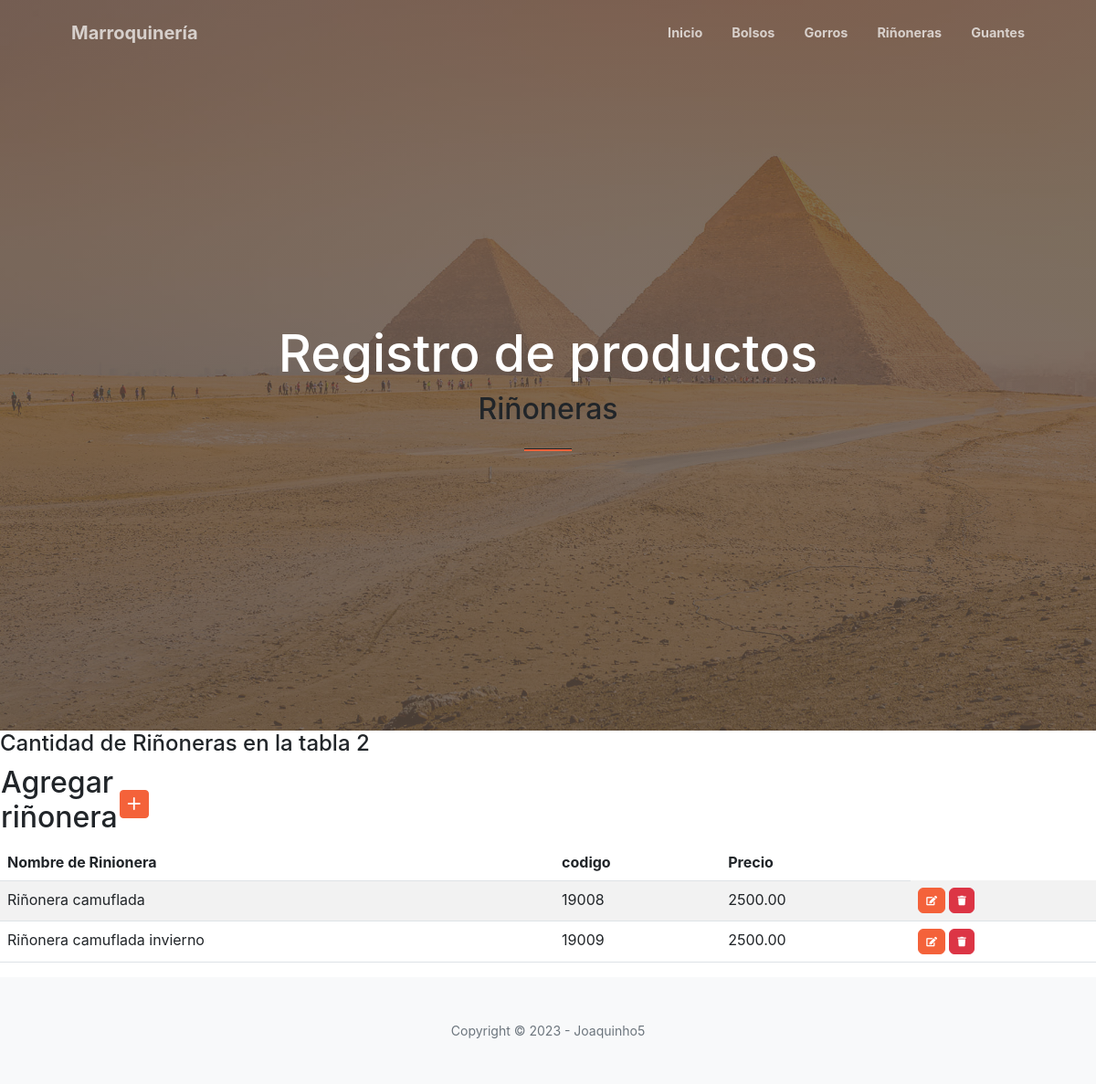
/riñoneras/, run on the app's committed database.
### aplicacion/models.py (models this page shows, shortened)
class Rinionera(models.Model):
    nombre = models.CharField(max_length=200)
    codigo = models.CharField(max_length=200)
    precio = models.DecimalField(max_digits=10, decimal_places=2)

### aplicacion/views.py (called while the page is built)
def rinionera(request):
    contexto = {'Rinioneras': Rinionera.objects.all()}
    return render(request, "aplicacion/rinionera.html", contexto)

### aplicacion/templates/aplicacion/rinionera.html
{% extends 'aplicacion/base.html' %}
{% load static %}
{% block titulo %}
    Riñoneras
{% endblock titulo %}
{% block contenido %}
<h4>Cantidad de Riñoneras en la tabla {{ Rinioneras|length }}</h4>
<table>
    <tr>
        <td width="120"><h2>Agregar riñonera</h2></td>
        <td>
            <a href="{% url 'createRinionera' %}" class="btn btn-primary btn-sm">
                <i class="bi bi-plus-lg" title="New Record"></i>
            </a>
        </td>
    </tr>
</table>
<table class="table table-striped">
    <thead>
        <tr>
            <th>Nombre de Rinionera</th>
            <th>codigo</th>
            <th>Precio</th>
        </tr>
    </thead>
    <tbody>
{% for g in Rinioneras %}
        <tr>
            <td>{{ g.nombre }}</td>
            <td>{{ g.codigo }}</td>
            <td>{{ g.precio }}</td>
            <td>
                <a href="{% url 'updateRinionera' g.id %}" class="btn btn-primary" style="--bs-btn-padding-y: .25rem; --bs-btn-padding-x: .5rem; --bs-btn-font-size: .75rem;">
                    <i class="fas fa-edit fa-sm" title="Edit Record"></i>
                </a>
                <a href="{% url 'deleteRinionera' g.id %}" class="btn btn-danger" style="--bs-btn-padding-y: .25rem; --bs-btn-padding-x: .5rem; --bs-btn-font-size: .75rem;">
                    <i class="fas fa-trash fa-sm" title="Delete Record"></i>
                </a>
            </td>
        </tr>
{% endfor %}
    </tbody>
</table>
{% endblock contenido %}

### data on the page
Rinionera: nombre "Riñonera camuflada", codigo "19008", precio "2500.00"
Rinionera: nombre "Riñonera camuflada invierno", codigo "19009", precio "2500.00"

### other printed values
{{ Rinioneras|length }} "2"
